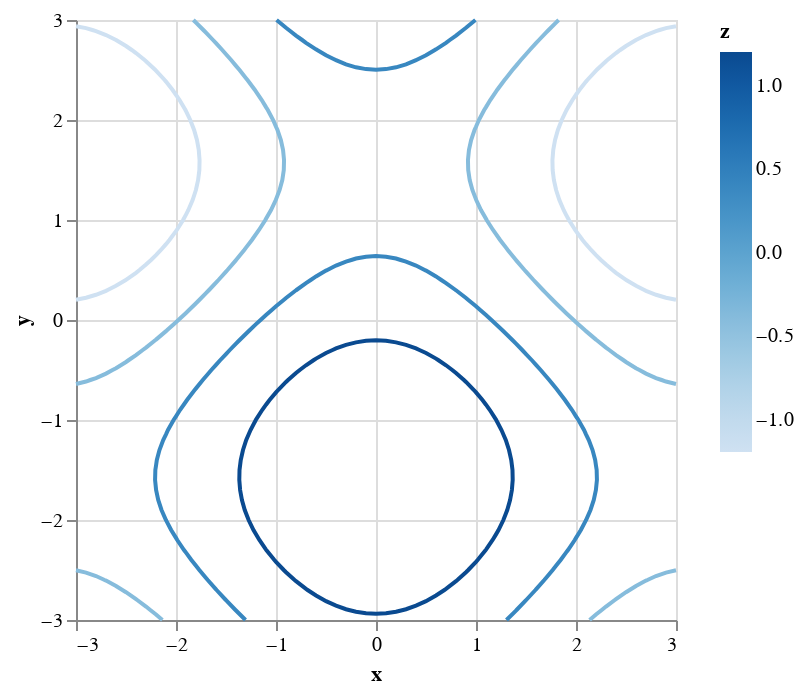

The cell this chart's notebook holds for it:
### Code cell
f(x,y) = cos(x) - sin(y)
lim = 3
y = collect(-lim:0.1:lim)
x = collect(-lim:0.1:lim)
p = QuickVega.contourplot(f,x,y,4)

### Figure 1 — Vega-Lite specification as saved in the notebook (floating-point values rounded to 4 significant figures; data arrays with more than 128 entries replaced by an {"elided": "..."} marker saying what was removed)
{"data": {"values": {"elided": "543 records"}}, "encoding": {"color": {"field": "z", "type": "quantitative"}, "detail": {"field": "group", "type": "quantitative"}, "order": {"field": "row", "type": "quantitative"}, "x": {"field": "x", "type": "quantitative"}, "y": {"field": "y", "type": "quantitative"}}, "mark": {"type": "line"}}
